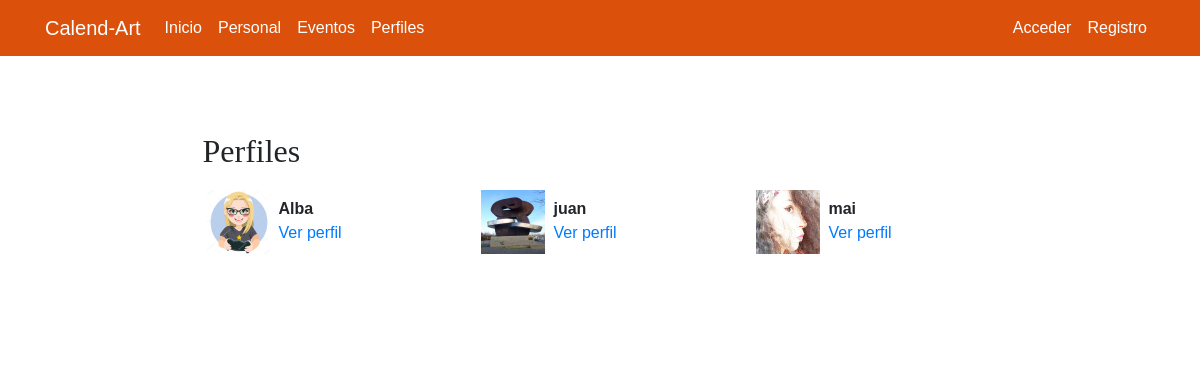
Page /profiles/ on the earlier database version.
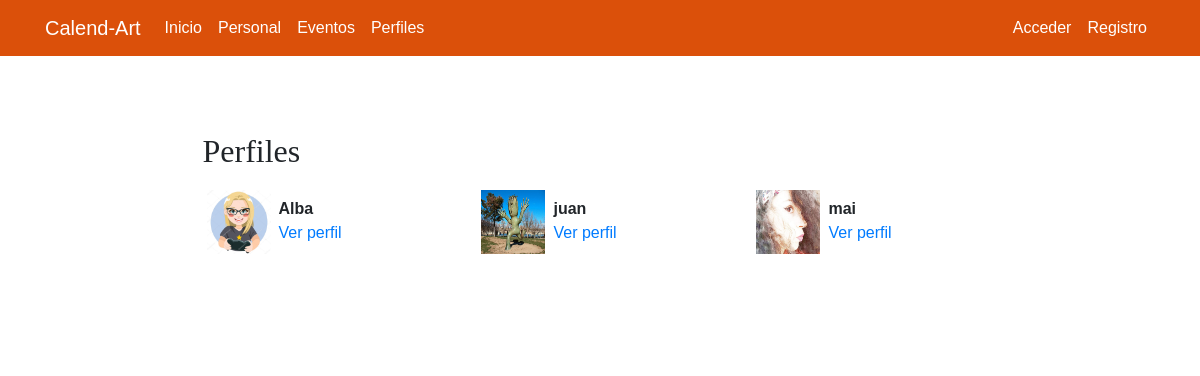
Same page on the later database version.
### registration/models.py (models this page shows)
class Profile(models.Model):
    user = models.OneToOneField(CustomUser, on_delete=models.CASCADE, related_name='profile')
    avatar = models.ImageField(upload_to=custom_upload_to, null=True, blank=True)
    bio = models.TextField(null=True, blank=True)
    link = models.URLField(max_length=200, null=True, blank=True)
    class Meta:
        ordering = ['user__username']

class CustomUser(AbstractUser):
    email = models.EmailField(unique=True)
    telefono = models.CharField(max_length=20)
    departamento = models.CharField(max_length=100)
    respuesta_seguridad_1 = models.CharField(
        max_length=255,
        verbose_name="¿Cuál es el nombre de tu primera mascota?"
    )
    respuesta_seguridad_2 = models.CharField(
        max_length=255,
        verbose_name="¿Cuál es el nombre de tu abuela materna?"
    )

### profiles/views.py (the view)
# urls.py: path('', ProfileListView.as_view(), name='list'),
class ProfileListView(ListView):
    model = Profile
    template_name = 'profiles/profile_list.html'

### profiles/templates/profiles/profile_list.html (shortened to what this page needs)
{% extends 'core/base.html' %}
{% load static %}
{% block content %}
<main role="main">
  <div class="container">
    <div class="row mt-3">
      <div class="col-md-9 mx-auto mb-5">
        <h2>Perfiles</h2>
        <div class="row">
          {% for profile in profile_list %}
            <div class="col-md-4 mt-2 mb-3 ">
              <div class="row p-1">
                <div class="col-md-12">
                  {% if profile.avatar %}
                    <img src="{{profile.avatar.url}}" class="img-fluid profile-avatar">
                  {% else %}
                    <img src="{% static 'registration/img/no-avatar.jpg' %}" class="img-fluid profile-avatar">
                  {% endif %}
                  <p class="profile-data">
                    <b>{{profile.user|truncatechars:"16"}}</b><br>
                    <a href="{% url 'profiles:detail' profile.user %}">Ver perfil</a>
                  </p>
                </div>
              </div>
            </div>
          {% endfor %}
        </div>
      </div>
    </div>
  </div>
</main>
{% endblock %}

### core/templates/core/base.html (shortened to what this page needs)
<!DOCTYPE html>
<html lang="es">
  <head>
    {% load static %}
    <link href="{% static 'core/vendor/bootstrap/css/bootstrap.min.css' %}" rel="stylesheet">
    <link href="{% static 'core/vendor/font-awesome/css/font-awesome.min.css' %}" rel="stylesheet" type="text/css">
    <link href="{% static 'core/css/main.css' %}" rel="stylesheet">
  </head>
  <body>
      <nav class="navbar navbar-expand-lg navbar-light bg-naranja">
        <div class="container">
          <a class="navbar-brand" href="{% url 'eventos:calendario' %}">Calend-Art</a>
          <div class="collapse navbar-collapse" id="ned">
            <ul class="navbar-nav mr-auto">
              <li class="nav-item">
                <a class="nav-link" href="{% url 'home' %}">Inicio</a>
              </li>
              <li class="nav-item">
                <a class="nav-link" href="{% url 'empleados:empleados' %}">Personal</a>
              </li>
              <li class="nav-item">
                <a class="nav-link" href="{% url 'eventos:evento_list' %}">Eventos</a>
              </li>
              <li class="nav-item">
                <a class="nav-link" href="{% url 'profiles:list' %}">Perfiles</a>
            </li>
            </ul>
            <ul class="navbar-nav">
              {% if not request.user.is_authenticated %}
                <li class="nav-item">
                  <a class="nav-link" href="{% url 'login' %}">Acceder</a>
                </li>
                <li class="nav-item">
                  <a class="nav-link" href="{% url 'signup' %}">Registro</a>
                </li>
              {% endif %}
            </ul>
          </div>
        </div>
      </nav>
      <div class="container content-wrapper">
        {% block content %}{% endblock %}
      </div>
  </body>
</html>

### core/static/core/css/main.css (style rules this page uses)
.bg-naranja { background-color: #db500a; }
.navbar-brand { color: #fff !important; }
.nav-link { color: #fff !important; }
h1, h2, h3, h4, h5, h6, .jumbotron-heading { font-family: 'Lora', serif; }
main { padding-top: 20px; }
:root { --jumbotron-padding-y: 3rem; }
body { font-family: 'Raleway', sans-serif; background-image: url('../img/fondo.jpg'); background-repeat: no-repeat; background-attachment: fixed; background-size: cover; background-position: center; }
.content-wrapper { background-color: rgba(255, 255, 255, 0.8); padding: 20px; border-radius: 8px; margin-top: 20px; margin-bottom: 20px; }

### profiles/templates/profiles/profile_list.html (style rules this page uses)
.profile-avatar { float:left;width:4rem;height:4rem }
.profile-data { padding-left:4.5rem;padding-top:.4rem; }

Differences in the rows shown:
changed Profile "juan": avatar: a different picture
